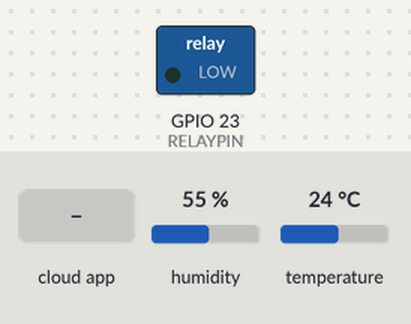
Bench run of a sketch on a simulated ESP32. Shown: switched loads named in the sketch (green lamp = pin HIGH). Inputs (shaded band) come from the test bench; at power-on: temperature 24 °C, humidity 55 %. WiFi joins after 1.5 s; servers stay silent unless stated; no MQTT or app messages arrive unless stated; what the sketch prints to the serial monitor is not drawn.

Above: at 2.7 s.
2.8 s: temperature set to 29.6 °C
15.7 s: temperature set to 30.6 °C
At 23.9 s:
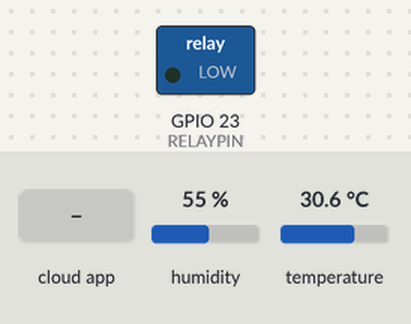
27.0 s: the phone or cloud app sets relaycontrol to OFF
At 28.2 s:
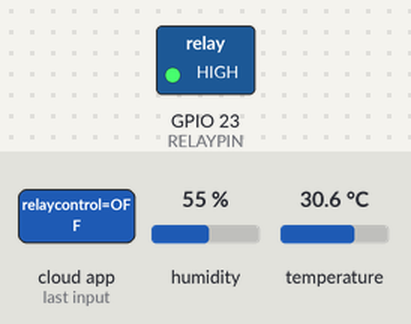
28.5 s: temperature set to 12 °C
41.5 s: temperature set to 33 °C
At 49.0 s:
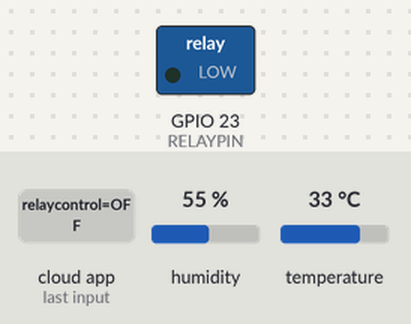
Timing chart, 0 to 50.5 s (numbered marks = the images above; inputs shaded):
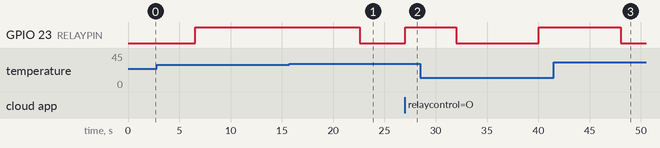

The sketch:

code.ino
```cpp
#include <WiFi.h>
#include <Adafruit_MQTT.h>
#include <Adafruit_MQTT_Client.h>
#include <Adafruit_Sensor.h>
#include <DHT.h>
#include <DHT_U.h>

#define WIFI_SSID "rede_wifi"
#define WIFI_PASS "senha_wifi"

#define AIO_SERVER      "io.adafruit.com"
#define AIO_SERVERPORT  1883
#define AIO_USERNAME    "usuário_adafruit"
#define AIO_KEY         "chave_adafruit"

#define DHTPIN 26
#define RELAYPIN 23

#define DHTTYPE DHT22
DHT dht(DHTPIN, DHTTYPE);

WiFiClient client;
Adafruit_MQTT_Client mqtt(&client, AIO_SERVER, AIO_SERVERPORT, AIO_USERNAME, AIO_KEY);
Adafruit_MQTT_Publish temperaturaPub = Adafruit_MQTT_Publish(&mqtt, AIO_USERNAME "/feeds/temperatura");
Adafruit_MQTT_Publish umidadePub = Adafruit_MQTT_Publish(&mqtt, AIO_USERNAME "/feeds/umidade");
Adafruit_MQTT_Subscribe relayControl = Adafruit_MQTT_Subscribe(&mqtt, AIO_USERNAME "/feeds/relaycontrol");

void setup() {
  Serial.begin(115200);

  Serial.print("Conectando ao WiFi...");
  WiFi.begin(WIFI_SSID, WIFI_PASS);
  while (WiFi.status() != WL_CONNECTED) {
    delay(500);
    Serial.print(".");
  }
  Serial.println("Conectado!");

  dht.begin();

  pinMode(RELAYPIN, OUTPUT);

  mqtt.subscribe(&relayControl);

}

void loop() {
  MQTT_connect();

  float temperatura = dht.readTemperature();
  float umidade = dht.readHumidity();

  if (isnan(temperatura) || isnan(umidade)) {
    Serial.println("Falha na leitura do sensor DHT!");
    return;
  }

  if (!temperaturaPub.publish(temperatura)) {
    Serial.println("Falha ao publicar a temperatura.");
  }
  if (!umidadePub.publish(umidade)) {
    Serial.println("Falha ao publicar a umidade.");
  }

  Serial.print("Temperatura: ");
  Serial.print(temperatura);
  Serial.println(" °C");

  Serial.print("Umidade: ");
  Serial.print(umidade);
  Serial.println(" %");

  Adafruit_MQTT_Subscribe *subscription;
  while ((subscription = mqtt.readSubscription(5000))) {
    if (subscription == &relayControl) {
      if (strcmp((char *)relayControl.lastread, "ON") == 0) {
        digitalWrite(RELAYPIN, LOW);
        Serial.println("Relé ligado.");
      } else if (strcmp((char *)relayControl.lastread, "OFF") == 0) {
        digitalWrite(RELAYPIN, HIGH);
        Serial.println("Relé desligado.");
      }
    }
  }

  if (temperatura > 30) {
    digitalWrite(RELAYPIN, LOW);
    Serial.println("Temperatura alta! Relé ativado.");
  } else {
    digitalWrite(RELAYPIN, HIGH);
  }

  delay(3000);
}

void MQTT_connect() {
  int8_t ret;

  if (mqtt.connected()) {
    return;
  }

  Serial.print("Conectando ao MQTT... ");
  while ((ret = mqtt.connect()) != 0) {
    Serial.println(mqtt.connectErrorString(ret));
    Serial.println("Tentando reconectar ao MQTT em 5 segundos...");
    delay(5000);
  }
  Serial.println("Conectado ao MQTT!");
}
```

Measured:
- after the input at 15.7 s, GPIO 23 (RELAYPIN): HIGH → LOW after 6.9 s
- after the input at 27.0 s, GPIO 23 (RELAYPIN): LOW → HIGH at once
- after the input at 41.5 s, GPIO 23 (RELAYPIN): HIGH → LOW after 6.5 s
